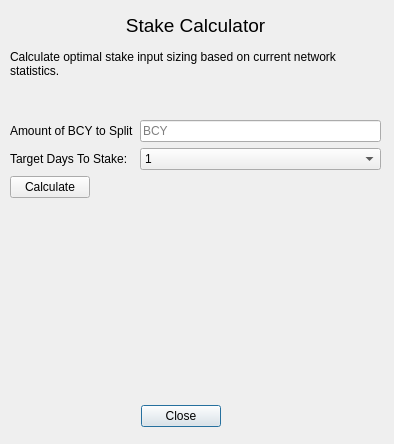
<?xml version="1.0" encoding="UTF-8"?>
<ui version="4.0">
 <class>calcDialog</class>
 <widget class="QDialog" name="calcDialog">
  <property name="geometry">
   <rect>
    <x>0</x>
    <y>0</y>
    <width>394</width>
    <height>444</height>
   </rect>
  </property>
  <property name="windowTitle">
   <string>Stake Calculator</string>
  </property>
  <widget class="QDialogButtonBox" name="buttonBox">
   <property name="geometry">
    <rect>
     <x>100</x>
     <y>400</y>
     <width>161</width>
     <height>32</height>
    </rect>
   </property>
   <property name="sizePolicy">
    <sizepolicy hsizetype="Maximum" vsizetype="Fixed">
     <horstretch>0</horstretch>
     <verstretch>0</verstretch>
    </sizepolicy>
   </property>
   <property name="orientation">
    <enum>Qt::Horizontal</enum>
   </property>
   <property name="standardButtons">
    <set>QDialogButtonBox::Close</set>
   </property>
   <property name="centerButtons">
    <bool>true</bool>
   </property>
  </widget>
  <widget class="QLabel" name="label">
   <property name="geometry">
    <rect>
     <x>10</x>
     <y>10</y>
     <width>371</width>
     <height>31</height>
    </rect>
   </property>
   <property name="font">
    <font>
     <pointsize>14</pointsize>
    </font>
   </property>
   <property name="text">
    <string>Stake Calculator</string>
   </property>
   <property name="scaledContents">
    <bool>false</bool>
   </property>
   <property name="alignment">
    <set>Qt::AlignCenter</set>
   </property>
  </widget>
  <widget class="QLabel" name="label_2">
   <property name="geometry">
    <rect>
     <x>10</x>
     <y>50</y>
     <width>371</width>
     <height>51</height>
    </rect>
   </property>
   <property name="lineWidth">
    <number>1</number>
   </property>
   <property name="text">
    <string>Calculate optimal stake input sizing based on current network statistics.</string>
   </property>
   <property name="alignment">
    <set>Qt::AlignLeading|Qt::AlignLeft|Qt::AlignTop</set>
   </property>
   <property name="wordWrap">
    <bool>true</bool>
   </property>
  </widget>
  <widget class="QWidget" name="verticalLayoutWidget">
   <property name="geometry">
    <rect>
     <x>10</x>
     <y>270</y>
     <width>371</width>
     <height>121</height>
    </rect>
   </property>
   <layout class="QVBoxLayout" name="verticalLayout">
    <item>
     <widget class="QLabel" name="avgWeightResult">
      <property name="lineWidth">
       <number>1</number>
      </property>
      <property name="text">
       <string/>
      </property>
      <property name="alignment">
       <set>Qt::AlignJustify|Qt::AlignTop</set>
      </property>
      <property name="wordWrap">
       <bool>true</bool>
      </property>
     </widget>
    </item>
   </layout>
  </widget>
  <widget class="QWidget" name="formLayoutWidget">
   <property name="geometry">
    <rect>
     <x>10</x>
     <y>120</y>
     <width>371</width>
     <height>111</height>
    </rect>
   </property>
   <layout class="QFormLayout" name="formLayout">
    <item row="1" column="0">
     <widget class="QLabel" name="label_3">
      <property name="text">
       <string>Target Days To Stake:</string>
      </property>
     </widget>
    </item>
    <item row="1" column="1">
     <widget class="QComboBox" name="comboBoxTargetDays">
      <item>
       <property name="text">
        <string>1</string>
       </property>
      </item>
      <item>
       <property name="text">
        <string>2</string>
       </property>
      </item>
      <item>
       <property name="text">
        <string>3</string>
       </property>
      </item>
      <item>
       <property name="text">
        <string>4</string>
       </property>
      </item>
      <item>
       <property name="text">
        <string>5</string>
       </property>
      </item>
      <item>
       <property name="text">
        <string>6</string>
       </property>
      </item>
      <item>
       <property name="text">
        <string>7</string>
       </property>
      </item>
      <item>
       <property name="text">
        <string>8</string>
       </property>
      </item>
      <item>
       <property name="text">
        <string>9</string>
       </property>
      </item>
      <item>
       <property name="text">
        <string>10</string>
       </property>
      </item>
      <item>
       <property name="text">
        <string>15</string>
       </property>
      </item>
      <item>
       <property name="text">
        <string>20</string>
       </property>
      </item>
      <item>
       <property name="text">
        <string>25</string>
       </property>
      </item>
      <item>
       <property name="text">
        <string>30</string>
       </property>
      </item>
     </widget>
    </item>
    <item row="0" column="1">
     <widget class="QLineEdit" name="blockSizeEdit">
      <property name="placeholderText">
       <string>BCY</string>
      </property>
     </widget>
    </item>
    <item row="0" column="0">
     <widget class="QLabel" name="label_4">
      <property name="text">
       <string>Amount of BCY to Split</string>
      </property>
     </widget>
    </item>
    <item row="2" column="0">
     <widget class="QPushButton" name="pushButton">
      <property name="text">
       <string>Calculate</string>
      </property>
     </widget>
    </item>
   </layout>
  </widget>
 </widget>
 <resources/>
 <connections>
  <connection>
   <sender>buttonBox</sender>
   <signal>accepted()</signal>
   <receiver>calcDialog</receiver>
   <slot>accept()</slot>
   <hints>
    <hint type="sourcelabel">
     <x>248</x>
     <y>254</y>
    </hint>
    <hint type="destinationlabel">
     <x>157</x>
     <y>274</y>
    </hint>
   </hints>
  </connection>
  <connection>
   <sender>buttonBox</sender>
   <signal>rejected()</signal>
   <receiver>calcDialog</receiver>
   <slot>reject()</slot>
   <hints>
    <hint type="sourcelabel">
     <x>316</x>
     <y>260</y>
    </hint>
    <hint type="destinationlabel">
     <x>286</x>
     <y>274</y>
    </hint>
   </hints>
  </connection>
 </connections>
</ui>
